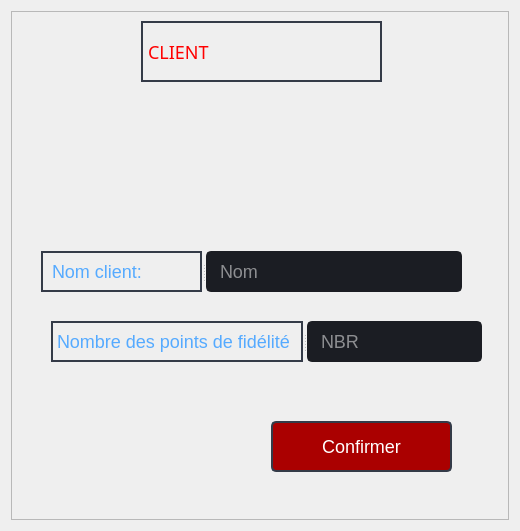
<?xml version="1.0" encoding="UTF-8"?>
<ui version="4.0">
 <class>client</class>
 <widget class="QDialog" name="client">
  <property name="geometry">
   <rect>
    <x>0</x>
    <y>0</y>
    <width>520</width>
    <height>531</height>
   </rect>
  </property>
  <property name="windowTitle">
   <string>Dialog</string>
  </property>
  <property name="styleSheet">
   <string notr="true">background-color: rgb(40, 44, 52);
QDialog {background: transparent; }
QToolTip {
	color: #ffffff;
	background-color: rgba(27, 29, 35, 160);
	border: 1px solid rgb(40, 40, 40);
	border-radius: 2px;
}
*{
	
	font-size:18px;
};
border-radius: 5px;
gridline-color: transparent;
border-bottom: 1px solid rgb(44, 49, 60);
color: rgb(255, 96, 96);
QMainWindow {background: transparent; }
QToolTip {
	color: #ffffff;
	background-color: rgba(27, 29, 35, 160);
	border: 1px solid rgb(40, 40, 40);
	border-radius: 2px;
}</string>
  </property>
  <layout class="QHBoxLayout" name="horizontalLayout">
   <item>
    <widget class="QFrame" name="frame">
     <property name="styleSheet">
      <string notr="true">background-color: rgb(40, 44, 52);/* LINE EDIT */
QLineEdit {
	background-color: rgb(27, 29, 35);
	border-radius: 5px;
	border: 2px solid rgb(27, 29, 35);
	padding-left: 10px;
}
QLineEdit:hover {
	border: 2px solid rgb(64, 71, 88);
}
QLineEdit:focus {
	border: 2px solid rgb(91, 101, 124);
}

/* SCROLL BARS */
QScrollBar:horizontal {
    border: none;
    background: rgb(52, 59, 72);
    height: 14px;
    margin: 0px 21px 0 21px;
	border-radius: 0px;
}
QScrollBar::handle:horizontal {
    background: rgb(85, 170, 255);
    min-width: 25px;
	border-radius: 7px
}
QScrollBar::add-line:horizontal {
    border: none;
    background: rgb(55, 63, 77);
    width: 20px;
	border-top-right-radius: 7px;
    border-bottom-right-radius: 7px;
    subcontrol-position: right;
    subcontrol-origin: margin;
}
QScrollBar::sub-line:horizontal {
    border: none;
    background: rgb(55, 63, 77);
    width: 20px;
	border-top-left-radius: 7px;
    border-bottom-left-radius: 7px;
    subcontrol-position: left;
    subcontrol-origin: margin;
}
QScrollBar::up-arrow:horizontal, QScrollBar::down-arrow:horizontal
{
     background: none;
}
QScrollBar::add-page:horizontal, QScrollBar::sub-page:horizontal
{
     background: none;
}
 QScrollBar:vertical {
	border: none;
    background: rgb(52, 59, 72);
    width: 14px;
    margin: 21px 0 21px 0;
	border-radius: 0px;
 }
 QScrollBar::handle:vertical {	
	background: rgb(85, 170, 255);
    min-height: 25px;
	border-radius: 7px
 }
 QScrollBar::add-line:vertical {
     border: none;
    background: rgb(55, 63, 77);
     height: 20px;
	border-bottom-left-radius: 7px;
    border-bottom-right-radius: 7px;
     subcontrol-position: bottom;
     subcontrol-origin: margin;
 }
 QScrollBar::sub-line:vertical {
	border: none;
    background: rgb(55, 63, 77);
     height: 20px;
	border-top-left-radius: 7px;
    border-top-right-radius: 7px;
     subcontrol-position: top;
     subcontrol-origin: margin;
 }
 QScrollBar::up-arrow:vertical, QScrollBar::down-arrow:vertical {
     background: none;
 }

 QScrollBar::add-page:vertical, QScrollBar::sub-page:vertical {
     background: none;
 }

/* CHECKBOX */
QCheckBox::indicator {
    border: 3px solid rgb(52, 59, 72);
	width: 15px;
	height: 15px;
	border-radius: 10px;
    background: rgb(44, 49, 60);
}
QCheckBox::indicator:hover {
    border: 3px solid rgb(58, 66, 81);
}
QCheckBox::indicator:checked {
    background: 3px solid rgb(52, 59, 72);
	border: 3px solid rgb(52, 59, 72);	
	background-image: url(:/16x16/icons/16x16/cil-check-alt.png);
}

/* RADIO BUTTON */
QRadioButton::indicator {
    border: 3px solid rgb(52, 59, 72);
	width: 15px;
	height: 15px;
	border-radius: 10px;
    background: rgb(44, 49, 60);
}
QRadioButton::indicator:hover {
    border: 3px solid rgb(58, 66, 81);
}
QRadioButton::indicator:checked {
    background: 3px solid rgb(94, 106, 130);
	border: 3px solid rgb(52, 59, 72);	
}

/* COMBOBOX */
QComboBox{
	background-color: rgb(27, 29, 35);
	border-radius: 5px;
	border: 2px solid rgb(27, 29, 35);
	padding: 5px;
	padding-left: 10px;
}
QComboBox:hover{
	border: 2px solid rgb(64, 71, 88);
}
QComboBox::drop-down {
	subcontrol-origin: padding;
	subcontrol-position: top right;
	width: 25px; 
	border-left-width: 3px;
	border-left-color: rgba(39, 44, 54, 150);
	border-left-style: solid;
	border-top-right-radius: 3px;
	border-bottom-right-radius: 3px;	
	background-image: url(:/16x16/icons/16x16/cil-arrow-bottom.png);
	background-position: center;
	background-repeat: no-reperat;
 }
QComboBox QAbstractItemView {
	color: rgb(85, 170, 255);	
	background-color: rgb(27, 29, 35);
	padding: 10px;
	selection-background-color: rgb(39, 44, 54);
}

/* SLIDERS */
QSlider::groove:horizontal {
    border-radius: 9px;
    height: 18px;
	margin: 0px;
	background-color: rgb(52, 59, 72);
}
QSlider::groove:horizontal:hover {
	background-color: rgb(55, 62, 76);
}
QSlider::handle:horizontal {
    background-color: rgb(85, 170, 255);
    border: none;
    height: 18px;
    width: 18px;
    margin: 0px;
	border-radius: 9px;
}
QSlider::handle:horizontal:hover {
    background-color: rgb(105, 180, 255);
}
QSlider::handle:horizontal:pressed {
    background-color: rgb(65, 130, 195);
}

QSlider::groove:vertical {
    border-radius: 9px;
    width: 18px;
    margin: 0px;
	background-color: rgb(52, 59, 72);
}
QSlider::groove:vertical:hover {
	background-color: rgb(55, 62, 76);
}
QSlider::handle:vertical {
    background-color: rgb(85, 170, 255);
	border: none;
    height: 18px;
    width: 18px;
    margin: 0px;
	border-radius: 9px;
}
QSlider::handle:vertical:hover {
    background-color: rgb(105, 180, 255);
}
QSlider::handle:vertical:pressed {
    background-color: rgb(65, 130, 195);
}
QTableWidget{
	background-color: rgb(255, 255, 255);
}
QDialog {background: transparent; }
QToolTip {
	color: #ffffff;
	background-color: rgba(27, 29, 35, 160);
	border: 1px solid rgb(40, 40, 40);
	border-radius: 2px;
}
*{
	
	font-size:18px;
}

</string>
     </property>
     <property name="frameShape">
      <enum>QFrame::StyledPanel</enum>
     </property>
     <property name="frameShadow">
      <enum>QFrame::Raised</enum>
     </property>
     <widget class="QPushButton" name="pushButton_43">
      <property name="geometry">
       <rect>
        <x>260</x>
        <y>410</y>
        <width>181</width>
        <height>51</height>
       </rect>
      </property>
      <property name="minimumSize">
       <size>
        <width>150</width>
        <height>30</height>
       </size>
      </property>
      <property name="font">
       <font>
        <family>Segoe UI</family>
        <pointsize>9</pointsize>
       </font>
      </property>
      <property name="styleSheet">
       <string notr="true">QPushButton {
	color: rgb(255, 255, 255);
	border: 2px solid rgb(52, 59, 72);
	border-radius: 5px;	
	
	background-color: rgb(170, 0, 0);

}
QPushButton:hover {
	background-color: rgb(57, 65, 80);
	border: 2px solid rgb(61, 70, 86);
}
QPushButton:pressed {	
	background-color: rgb(35, 40, 49);
	border: 2px solid rgb(43, 50, 61);
}</string>
      </property>
      <property name="text">
       <string>Confirmer</string>
      </property>
      <property name="icon">
       <iconset>
        <normaloff>:/16x16/icons/16x16/cil-folder-open.png</normaloff>:/16x16/icons/16x16/cil-folder-open.png</iconset>
      </property>
     </widget>
     <widget class="QLabel" name="label_16">
      <property name="geometry">
       <rect>
        <x>130</x>
        <y>10</y>
        <width>241</width>
        <height>61</height>
       </rect>
      </property>
      <property name="font">
       <font>
        <family>Orbitron</family>
        <pointsize>20</pointsize>
        <weight>9</weight>
        <italic>false</italic>
        <bold>false</bold>
       </font>
      </property>
      <property name="styleSheet">
       <string notr="true">
color: rgb(255, 0, 0);

border:2px solid  rgb(52, 59, 72);
font: 75 20pt &quot;Orbitron&quot;;
</string>
      </property>
      <property name="text">
       <string>CLIENT</string>
      </property>
     </widget>
     <widget class="QSplitter" name="splitter">
      <property name="geometry">
       <rect>
        <x>40</x>
        <y>310</y>
        <width>431</width>
        <height>41</height>
       </rect>
      </property>
      <property name="orientation">
       <enum>Qt::Horizontal</enum>
      </property>
      <widget class="QLabel" name="label_13">
       <property name="font">
        <font>
         <pointsize>11</pointsize>
        </font>
       </property>
       <property name="styleSheet">
        <string notr="true">color : rgb(85, 170, 255);

border:2px solid  rgb(52, 59, 72);
</string>
       </property>
       <property name="text">
        <string>Nombre des points de fidélité</string>
       </property>
      </widget>
      <widget class="QLineEdit" name="lineEdit_7">
       <property name="minimumSize">
        <size>
         <width>0</width>
         <height>30</height>
        </size>
       </property>
       <property name="styleSheet">
        <string notr="true">QLineEdit {
color : rgb(255, 255, 255);
	background-color: rgb(27, 29, 35);
	border-radius: 5px;
	border: 2px solid rgb(27, 29, 35);
	padding-left: 10px;
}
QLineEdit:hover {
	border: 2px solid rgb(64, 71, 88);
}
QLineEdit:focus {
	border: 2px solid rgb(91, 101, 124);
}</string>
       </property>
       <property name="inputMethodHints">
        <set>Qt::ImhDigitsOnly</set>
       </property>
       <property name="text">
        <string/>
       </property>
       <property name="placeholderText">
        <string>NBR</string>
       </property>
      </widget>
     </widget>
     <widget class="QSplitter" name="splitter_2">
      <property name="geometry">
       <rect>
        <x>30</x>
        <y>240</y>
        <width>421</width>
        <height>41</height>
       </rect>
      </property>
      <property name="orientation">
       <enum>Qt::Horizontal</enum>
      </property>
      <widget class="QLabel" name="label_15">
       <property name="font">
        <font>
         <pointsize>11</pointsize>
        </font>
       </property>
       <property name="styleSheet">
        <string notr="true">color : rgb(85, 170, 255);

border:2px solid  rgb(52, 59, 72);
</string>
       </property>
       <property name="text">
        <string> Nom client:</string>
       </property>
      </widget>
      <widget class="QLineEdit" name="lineEdit_9">
       <property name="minimumSize">
        <size>
         <width>0</width>
         <height>30</height>
        </size>
       </property>
       <property name="styleSheet">
        <string notr="true">QLineEdit {
color : rgb(255, 255, 255);
	background-color: rgb(27, 29, 35);
	border-radius: 5px;
	border: 2px solid rgb(27, 29, 35);
	padding-left: 10px;
}
QLineEdit:hover {
	border: 2px solid rgb(64, 71, 88);
}
QLineEdit:focus {
	border: 2px solid rgb(91, 101, 124);
}</string>
       </property>
       <property name="text">
        <string/>
       </property>
       <property name="placeholderText">
        <string>Nom</string>
       </property>
      </widget>
     </widget>
    </widget>
   </item>
  </layout>
 </widget>
 <resources/>
 <connections/>
</ui>
